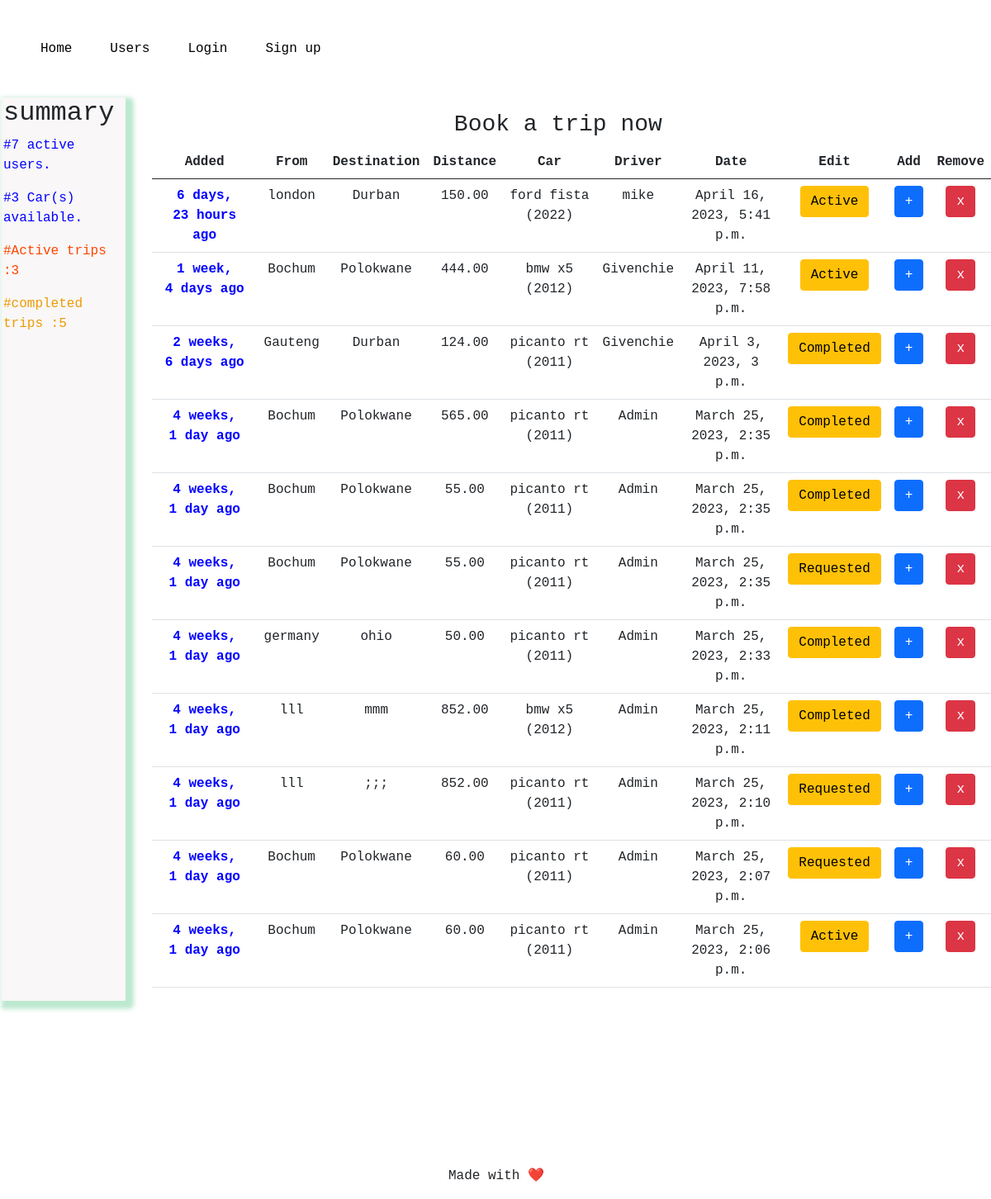
Page /trips/ on the earlier database version.
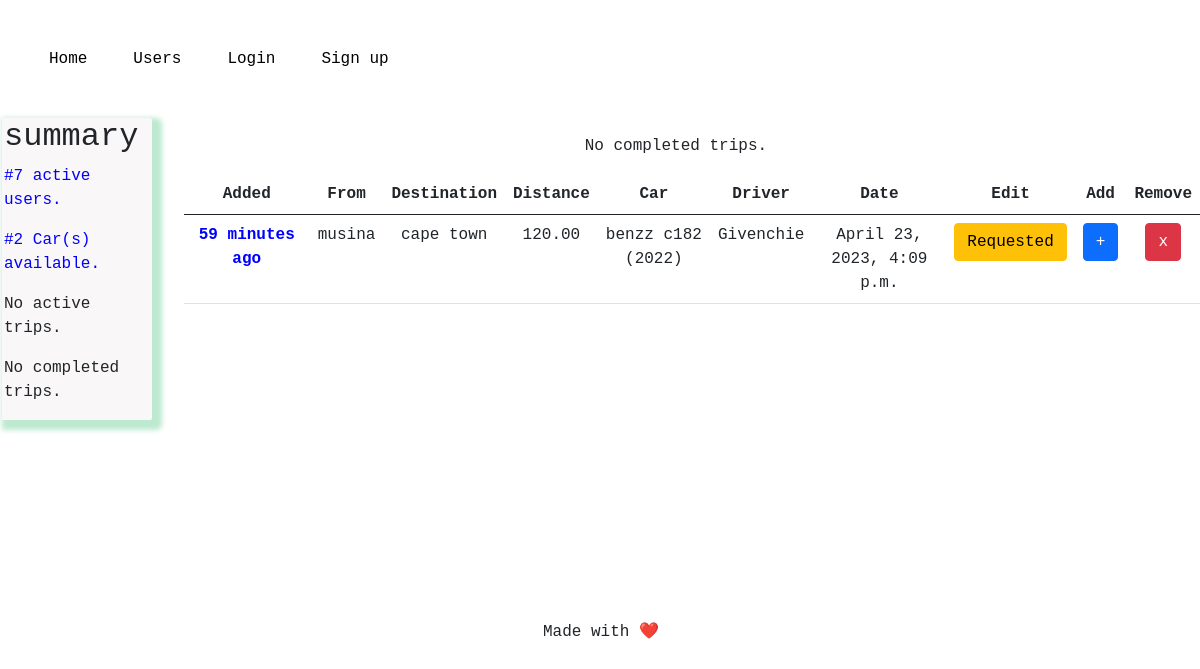
Same page on the later database version.
### trip/models.py (models this page shows, shortened)
class Trip(models.Model):
    start_location = models.CharField(max_length=100)
    end_location = models.CharField(max_length=100)
    distance = models.DecimalField(max_digits=5, decimal_places=2)
    car = models.ForeignKey(Car, on_delete=models.CASCADE, related_name='trips')
    user = models.ForeignKey(User, on_delete=models.CASCADE, related_name='trips')
    trip_date = models.DateTimeField(datetime.now)
    seats_avail= models.IntegerField(default=1)
    status = models.CharField(max_length=30,choices = STATUS,default="Active")
    date_added = models.DateTimeField(auto_now_add = True,null=True)
    class Meta:
        ordering = ['-date_added']

class Car(models.Model):
    make = models.CharField(max_length=50)
    model = models.CharField(max_length=50)
    driver = models.OneToOneField(User,on_delete=models.CASCADE)
    year = models.IntegerField()
    date_added = models.DateTimeField(auto_now_add = True,null=True)
    def __str__(self):
        return f"{self.make} {self.model} ({self.year})"
    class Meta:
        ordering = ['-date_added']

### trip/views.py (the view)
# urls.py: path('trips/',views.get_trips,name="trips"),
def get_trips(request):
    trips = Trip.objects.all()
    completed_trips = Trip.objects.filter(status='Completed')
    for completed_trip in completed_trips:
        print("completed trips",completed_trip.id)
        print(f"driver: {completed_trip.user}, date : {completed_trip.trip_date}")
    count_completed_trips = completed_trips.count()
    all_users = User.objects.all()
    users_count = all_users.count()
    cars = Car.objects.all()
    cars_count = cars.count()
    requested_trips = Trip.objects.filter(status="Requested")
    for requested_trip in requested_trips:
        print(f"requested trips {requested_trip.id}")
    count_requested_trips = requested_trips.count()
    active_trips = Trip.objects.filter(status="Active")
    for active_trip in active_trips:
        print("Active trips:",active_trip.id)
    count_active_trips = active_trips.count()
    is_driver = UserProfile.objects.filter(is_driver=True).exists()
    username = request.user.username
    context = {
        "count_active_trips":count_active_trips,
            "count_requested_trips":count_requested_trips,
               "trips":trips,
               "count_completed_trips":count_completed_trips,
               "users_count":users_count,
               "cars":cars,"cars_count":cars_count,
               'username': username
               }
    return render(request,"trip/home.html",context)

### trip/templates/trip/home.html (shortened to what this page needs)
{% extends "trip/base.html" %} {% block content %}
<div class="container-main">
  <div class="summary">
    <div class="users">
      <h2>summary</h2>
      <div class="user">
        {% if users_count %}
        <p style="color:blue;">#{{users_count}} active users.</p>
        {% else %}
        <p>No users</p>
        {% endif %}
      </div>
    </div>
    <div class="cars">
      {% if cars_count%}
      <p style="color:blue;">#{{cars_count}} Car(s) available.</p>
      {%else%}
      <p>No cars</p>
      {% endif %}
    </div>
    <div class="active-trips">
      <p>{% if count_active_trips %}</p>
      <p style="color:orangered;">#Active trips :{{ count_active_trips}}</p>
      {%else%}
      <p>No active trips.</p>
      {% endif %}
    </div>
    <p>{% if count_completed_trips %}</p>
    <p style="color:rgb(236, 155, 4);">#completed trips :{{ count_completed_trips}}</p>
    {%else%}
    <p>No completed trips.</p>
    {% endif %}
  </div>
  {% if trips %}
  <div class="trips-homepage">
    <p>{% if count_completed_trips %}</p>
    <h3>Book a trip now</h3>
    {%else%}
    <p>No completed trips.</p>
    {% endif %}
    <ol>
      <div class="trip">
        <table class="table">
          <thead>
            <tr>
              <th scope="col">Added</th>
              <th scope="col">From</th>
              <th scope="col">Destination</th>
              <th scope="col">Distance</th>
              <th scope="col">Car</th>
              <th scope="col">Driver</th>
              <th scope="col">Date</th>
              <th scope="col">Edit</th>
              <th scope="col">Add</th>
              <th scope="col">Remove</th>
            </tr>
          </thead>
          <tbody>
            {% for trip in trips %}
            <tr>
              <td style="color: blue; font-weight: bold">
                {{trip.date_added |timesince}} ago
              </td>
              <td>{{trip.start_location}}</td>
              <td>{{trip.end_location}}</td>
              <td>{{trip.distance}}</td>
              <td>{{trip.car}}</td>
              <td>{{trip.user }}</td>
              <td>{{trip.trip_date}}</td>
              <td>
                {% if trip.status == "Completed" %}
                <a id="editBtn" href="{% url 'edit_trip' trip.id %}" class="btn btn-warning">{{trip.status}}
                </a>
                {% else%}
                <a id="editBtn" href="{% url 'edit_trip' trip.id %}" class="btn btn-warning">{{trip.status}}
                </a>
                {% endif %}
              </td>
              <td>
                <a id="add_trip" href="{% url 'add_trip' %}" class="btn btn-primary">+</a>
              </td>
              <td>
                <a id="add_trip" href="{% url 'delete_trip' trip.id %}" class="btn btn-danger">x</a>
              </td>
            </tr>
            {% endfor %}
          </tbody>
        </table>
      </div>
    </ol>
  </div>
  {%else%}
  <div>
    <a href="{% url 'add_trip' %}" class="btn btn-success">Add trip</a>
  </div>
  {% endif %}
</div>
{% endblock%}

Differences in the rows shown:
removed Trip: date_added "6 days, 23 hours", start_location "london", end_location "Durban", distance "150.00", car "ford fista (2022)", user "mike", trip_date "April 16, 2023, 5:41 p.m.", status "Active"
removed Trip: date_added "1 week, 4 days", start_location "Bochum", end_location "Polokwane", distance "444.00", car "bmw x5 (2012)", user "Givenchie", trip_date "April 11, 2023, 7:58 p.m.", status "Active"
removed Trip: date_added "2 weeks, 6 days", start_location "Gauteng", end_location "Durban", distance "124.00", car "picanto rt (2011)", user "Givenchie", trip_date "April 3, 2023, 3 p.m.", status "Completed"
removed Trip: date_added "4 weeks, 1 day", start_location "Bochum", end_location "Polokwane", distance "565.00", car "picanto rt (2011)", user "Admin", trip_date "March 25, 2023, 2:35 p.m.", status "Completed"
removed Trip: date_added "4 weeks, 1 day", start_location "Bochum", end_location "Polokwane", distance "55.00", car "picanto rt (2011)", user "Admin", trip_date "March 25, 2023, 2:35 p.m.", status "Completed"
removed Trip: date_added "4 weeks, 1 day", start_location "Bochum", end_location "Polokwane", distance "55.00", car "picanto rt (2011)", user "Admin", trip_date "March 25, 2023, 2:35 p.m.", status "Requested"
removed Trip: date_added "4 weeks, 1 day", start_location "germany", end_location "ohio", distance "50.00", car "picanto rt (2011)", user "Admin", trip_date "March 25, 2023, 2:33 p.m.", status "Completed"
removed Trip: date_added "4 weeks, 1 day", start_location "lll", end_location "mmm", distance "852.00", car "bmw x5 (2012)", user "Admin", trip_date "March 25, 2023, 2:11 p.m.", status "Completed"
removed Trip: date_added "4 weeks, 1 day", start_location "lll", end_location ";;;", distance "852.00", car "picanto rt (2011)", user "Admin", trip_date "March 25, 2023, 2:10 p.m.", status "Requested"
removed Trip: date_added "4 weeks, 1 day", start_location "Bochum", end_location "Polokwane", distance "60.00", car "picanto rt (2011)", user "Admin", trip_date "March 25, 2023, 2:07 p.m.", status "Requested"
removed Trip: date_added "4 weeks, 1 day", start_location "Bochum", end_location "Polokwane", distance "60.00", car "picanto rt (2011)", user "Admin", trip_date "March 25, 2023, 2:06 p.m.", status "Active"
added Trip: date_added "59 minutes", start_location "musina", end_location "cape town", distance "120.00", car "benzz c182 (2022)", user "Givenchie", trip_date "April 23, 2023, 4:09 p.m.", status "Requested"
Other differences:
{{ cars_count }}: "3" → "2"
{{ count_active_trips }}: "3" → (not shown)
{{ count_completed_trips }}: "5" → (not shown)
text no longer shown: "#Active trips : #completed trips : Book a trip now"
text now shown: "No active trips. No completed trips. No completed trips."
